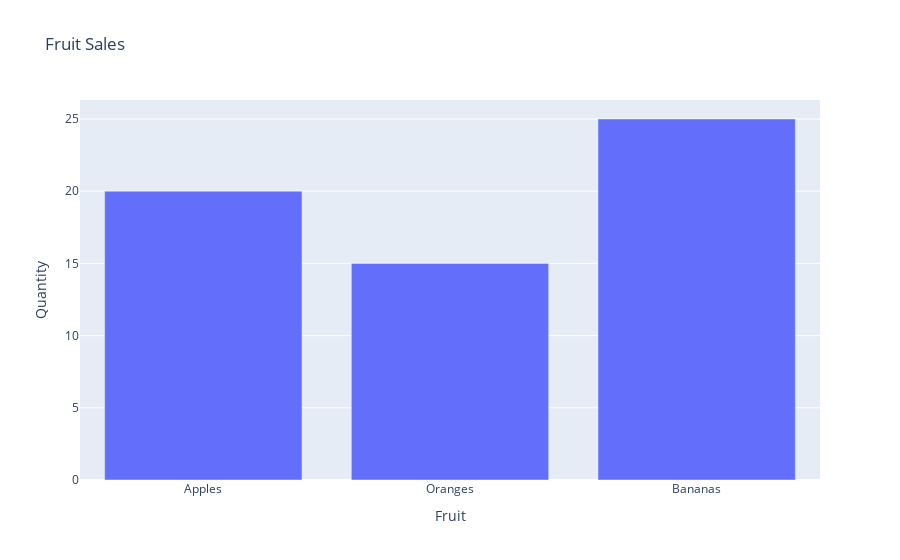

The cell this chart's notebook holds for it:
### Code cell
import plotly.express as px
import pandas as pd

df = pd.DataFrame({
"Fruit": ["Apples", "Oranges", "Bananas"],
"Quantity": [20, 15, 25]
})

fig = px.bar(df, x="Fruit", y="Quantity", title="Fruit Sales")
fig.show()

### Figure 1 — Plotly figure (JSON) as saved in the notebook; plotly's stock layout.template omitted (floating-point values rounded to 4 significant figures)
{"data": [{"alignmentgroup": "True", "hovertemplate": "Fruit=%{x}<br>Quantity=%{y}<extra></extra>", "legendgroup": "", "marker": {"color": "#636efa", "pattern": {"shape": ""}}, "name": "", "offsetgroup": "", "orientation": "v", "showlegend": false, "textposition": "auto", "type": "bar", "x": ["Apples", "Oranges", "Bananas"], "xaxis": "x", "y": [20, 15, 25], "yaxis": "y"}], "layout": {"barmode": "relative", "legend": {"tracegroupgap": 0}, "title": {"text": "Fruit Sales"}, "xaxis": {"anchor": "y", "domain": [0, 1], "title": {"text": "Fruit"}}, "yaxis": {"anchor": "x", "domain": [0, 1], "title": {"text": "Quantity"}}}}
